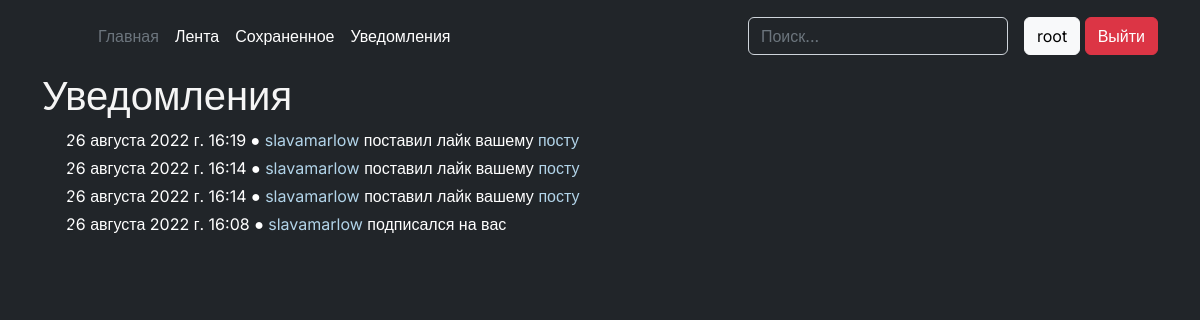
Before: /notifications/ (signed in) with the older database file.
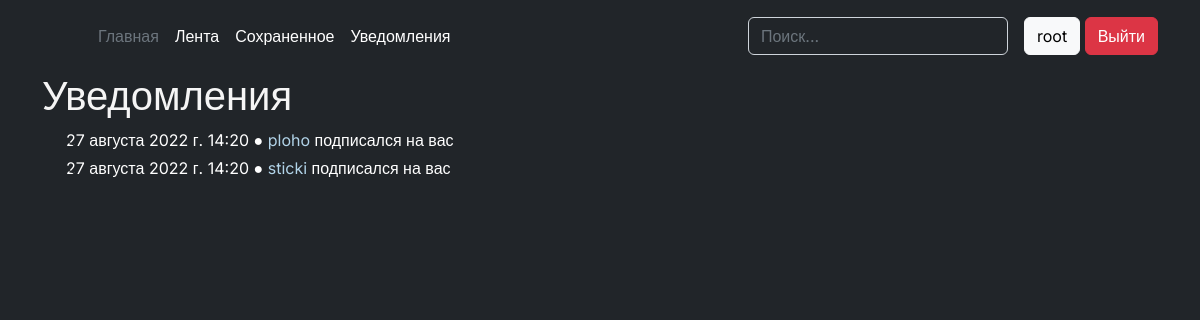
After: the same page with the newer database file.
### notifications/models.py (models this page shows)
class Notification(models.Model):
    user = models.ForeignKey(User, on_delete=models.CASCADE, related_name='user')
    sender = models.ForeignKey(User, on_delete=models.CASCADE, related_name='sender')
    action = models.CharField(max_length=120)
    post = models.ForeignKey(Post, on_delete=models.CASCADE, null=True, blank=True, related_name='post')
    created = models.DateTimeField(auto_now_add=True)

### notifications/views.py (the view)
# urls.py: path('', views.get_notifications, name='notifications')
@login_required
def get_notifications(request):
    context = {}
    context['notifications'] = get_all_notifications(request)
    return render(request, 'notifications.html', context=context)

### notifications/controllers.py (called while the page is built)
def get_all_notifications(request):
    notifications = list(Notification.objects.filter(user=request.user).order_by('-created').all())[:20]
    return notifications

### templates/notifications.html (shortened to what this page needs)
{% extends 'base.html' %}
{% block content %}
<div class="container">
    <h1>Уведомления</h1>
    <div class="container px-4">
        {% for notification in notifications %}
        <p class="lines">{{ notification.created }} ● <a href="{% url 'profile' username=notification.sender.username %}" class="custom-link">{{ notification.sender.username }}</a> {{ notification.action }} {% if notification.action == 'подписался' %}на вас{% else %} вашему <a href="{% url 'get_post' post_id=notification.post.id %}" class="custom-link">посту</a>{% endif %}</p>>
        {% endfor %}
    </div>
</div>
{% endblock %}

### templates/base.html (shortened to what this page needs)
<!DOCTYPE html>
<html lang="en">
<head>
    <link rel="stylesheet" href="https://cdn.jsdelivr.net/npm/bootstrap@5.2.0/dist/css/bootstrap.min.css">
    {% load static %}
    <link rel="stylesheet" href="{% static 'css/base_style.css' %}">
</head>
<body>
    <header class="p-3 text-bg-dark">
        <div class="container">
            <div class="d-flex flex-wrap align-items-center justify-content-center justify-content-lg-start">
            <a href="/" class="d-flex align-items-center mb-2 mb-lg-0 text-white text-decoration-none">
                <svg class="bi me-2" width="40" height="32" role="img" aria-label="Bootstrap"><use xlink:href="#bootstrap"></use></svg>
            </a>
            <ul class="nav col-12 col-lg-auto me-lg-auto mb-2 justify-content-center mb-md-0">
                <li><a href="/" class="nav-link px-2 text-secondary">Главная</a></li>
                {% if request.user.is_authenticated %}
                    <li><a href="{% url 'feed' index_page=1 %}" class="nav-link px-2 text-white">Лента</a></li>
                    <li><a href="{% url 'saved_posts' %}" class="nav-link px-2 text-white">Сохраненное</a></li>
                    <li><a href="{% url 'notifications' %}" class="nav-link px-2 text-white">Уведомления</a></li>
                {% endif %}
            </ul>
            <form class="col-12 col-lg-auto mb-3 mb-lg-0 me-lg-3" role="search" method="POST" action="{% url 'search' %}">
                <input type="search" class="form-control form-control-dark text-bg-dark" placeholder="Поиск..." aria-label="Search" name="search_text">
            </form>
            {% if request.user.is_authenticated %}
            <div class="text-end">
                <a href="{% url 'profile' username=request.user.username %}"><button type="button" class="btn btn-light">{{ request.user.username }}</button></a>
                <a href="{% url 'logout' %}" style="text-decoration: none; color: white;"><button type="button" class="btn btn-danger">Выйти</a></button></a>
            </div>
            {% else %}
            <div class="text-end">
                <a href="{% url 'login' %}"><button type="button" class="btn btn-outline-light me-2">Войти</button></a>
                <a href="{% url 'register' %}" style="text-decoration: none; color: black;"><button type="button" class="btn btn-warning">Зарегистрироваться</a></button></a>
            </div>
            {% endif %}
            </div>
        </div>
    </header>
    {% block content %}
    {% endblock %}
</body>
</html>

### static/css/base_style.css (style rules this page uses)
body { background-color: #212529; font-family: 'Inter', sans-serif; }
h1, p, h2, h3, h4, h5 { color: whitesmoke; }
p { color: white; }
.lines { margin-bottom: -20px; }
.custom-link { text-decoration: none; color: #B2D4E9; }

Changed rows visible on the page:
removed Notification: created "26 августа 2022 г. 16:19", sender.username "slavamarlow", action "поставил лайк", shows "вашему"
removed Notification: created "26 августа 2022 г. 16:14", sender.username "slavamarlow", action "поставил лайк", shows "вашему"
removed Notification: created "26 августа 2022 г. 16:14", sender.username "slavamarlow", action "поставил лайк", shows "вашему"
now on this page (row edited): Notification: created "27 августа 2022 г. 14:20", sender.username "ploho", action "подписался", shows "на вас"
changed Notification: created "26 августа 2022 г. 16:08" → "27 августа 2022 г. 14:20"; sender.username "slavamarlow" → "sticki"
